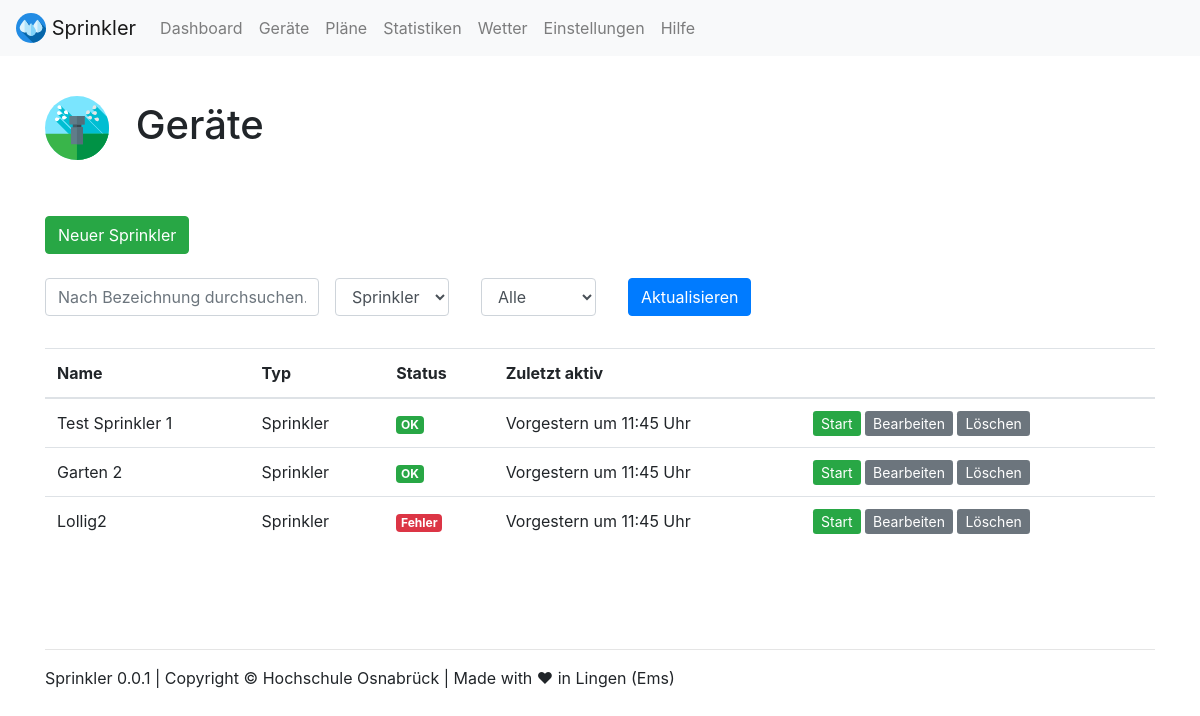
/devices/, run on an earlier commit of the app's database.
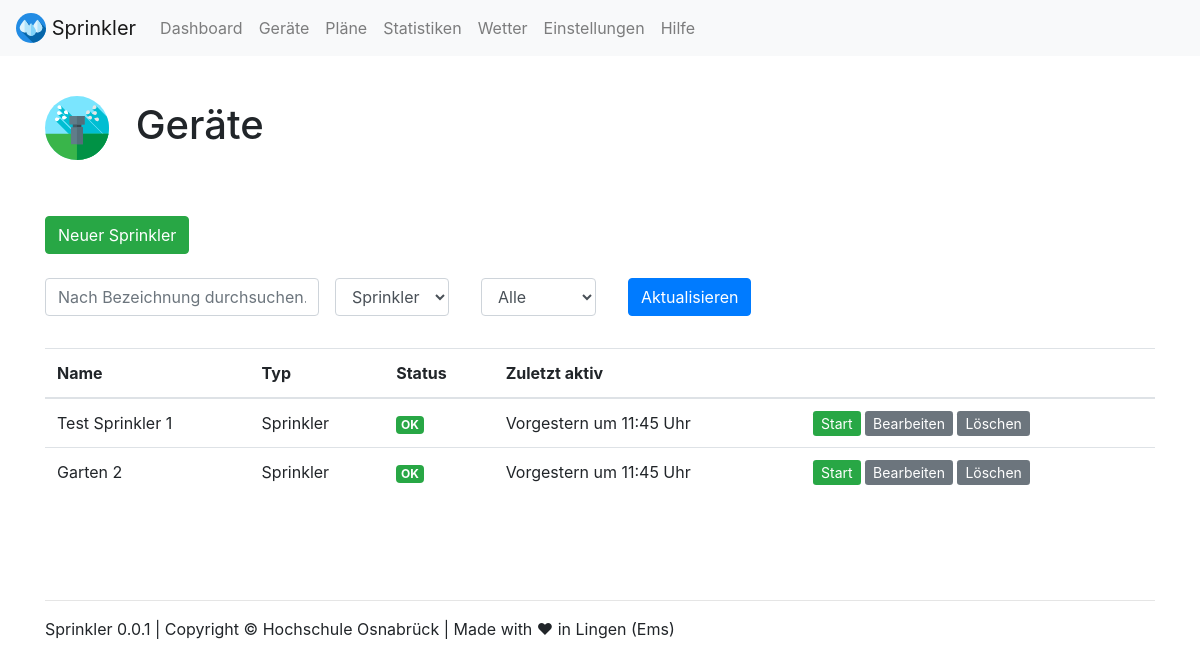
And on a later commit of the database.
### webapp/models.py (models this page shows, shortened)
class Sprinkler(models.Model):
    name = models.CharField(max_length=200)
    status = models.CharField(
        max_length=10,
        choices=STATUS_CHOICES,
        default='OK',
    )
    curr_active = models.BooleanField(default=False)
    device_type = 'Sprinkler'

### webapp/views.py (the view)
# urls.py: path('devices/', views.devices, name='devices'),
def devices(request):
    args = {}
    args['filter_name'] = request.GET.get('name', '')
    args['filter_device'] = request.GET.get('device', '')
    args['filter_status'] = request.GET.get('status', '')
    check = 0
    if args['filter_device'] == 'Pumpe':
        q = Pump.objects
        args['edit_key'] = 2
        args['type_name'] = 'pump'
    if args['filter_device'] == 'Sensor':
        q = Sensor.objects
        args['edit_key'] = 1
        args['type_name'] = 'sensor'
    if args['filter_device'] == 'Sprinkler':
        q = Sprinkler.objects
        args['edit_key'] = 0
        args['type_name'] = 'sprinkler'
    if args['filter_device'] == '':
        q = Sprinkler.objects
        args['edit_key'] = 0
        args['filter_device'] = 'Sprinkler'
        args['type_name'] = 'sprinkler'
    if(args['filter_name']!=''):
        q = q.filter(name__contains=args['filter_name'])
        check = 1
    if(args['filter_status'] == 'OK' or args['filter_status'] == 'Warnung' or args['filter_status'] == 'Fehler'):
        q = q.filter(status__contains=args['filter_status'])
        check = 1
    if(check == 0):
        q = q.all()
    args['devices'] = q
    return TemplateResponse(request, "devices.html", args)

### webapp/templates/devices.html (shortened to what this page needs)
{% load static %}
{% include "views/top.html" %}
<br>
<h1><img src="{% static 'webapp/img/icons/sprinkler.svg' %}" width="64" class="mr-3"> Geräte</h1>
<br><br>
  {% if filter_device == 'Sprinkler' %}<a target="_blank" class="btn btn-success" href="{% url 'device_create' 0 %}" role="button">Neuer Sprinkler</a>{% endif %}
<br>
<br>
<form class="form-inline" method="GET" action="{% url 'devices' %}">
  <div class="form-group mb-2">
    <input value="{{ filter_name }}" name="name" type="text" class="form-control" placeholder="Nach Bezeichnung durchsuchen...">
  </div>
  <div class="form-group mx-sm-3 mb-2">
    <select name="device" id="inputState" class="form-control">
        <option {% if filter_device == 'Sprinkler' %} selected {% endif %}>Sprinkler</option>
    </select>
  </div>
  <div class="form-group mx-sm-3 mb-2">
    <select name="status" id="inputState" class="form-control">
        <option {% if filter_status == 'Alle' %} selected {% endif %}>Alle</option>
    </select>
  </div>
  <div class="form-group mx-sm-3 mb-2">
    <button type="submit" class="btn btn-primary">Aktualisieren</button>
  </div>
</form>
<br>
{% if devices %}
<table class="table table-hover">
  <thead>
    <tr>
      <th scope="col">Name</th>
      <th scope="col">Typ</th>
      <th scope="col">Status</th>
      <th scope="col">Zuletzt aktiv</th>
      <th scope="col"></th>
    </tr>
  </thead>
  <tbody>
    {% for device in devices %}
    <tr {% if device.curr_active == True %} class="table-success" {% endif %}>
      <td scope="row">{{ device.name }}</td>
      <td>{{ device.device_type }}</td>
      <td>
        {% if device.status == 'OK' %}
        <span class="badge badge-success">OK</span>
        {% endif %}
        {% if device.status == 'Fehler' %}
        <span class="badge badge-danger">Fehler</span>
        {% endif %}
      </td>
      <td>Vorgestern um 11:45 Uhr</td>
      <td>
        {% if device.curr_active == False %}
        <a class="btn-sm btn-success" href="{% url 'device_start' edit_key device.id %}" role="button">Start</a>
        {% else %}
        <a class="btn-sm btn-danger" href="{% url 'device_stop' edit_key device.id %}" role="button">Stop</a>
        {% endif %}
        <a class="btn-sm btn-secondary" href="{% url 'device_edit' edit_key device.id %}" role="button">Bearbeiten</a>
        <a onclick="return confirm('Soll das Gerät {{ device.name }} gelöscht werden?')" class="btn-sm btn-secondary" href="{% url 'device_delete' edit_key device.id %}" role="button">Löschen</a>
      </td>
    </tr>
    {% endfor %}
  </tbody>
</table>
{% endif %}
{% include "views/footer.html" %}
{% include "views/bottom.html" %}

### webapp/templates/views/top.html (shortened to what this page needs)
{% load static %}
<!doctype html>
<html lang="de">
  <head>
    <link rel="stylesheet" href="https://stackpath.bootstrapcdn.com/bootstrap/4.5.2/css/bootstrap.min.css">
    <link rel="stylesheet" type="text/css" href="{% static 'webapp/css/style.css' %}">
  </head>
  <body>
    <nav class="navbar navbar-expand-lg navbar-light bg-light">
      <a class="navbar-brand" href="{% url 'index' %}">
        <img src="{% static 'webapp/img/icons/drops.svg' %}" width="30" height="30" class="d-inline-block align-top" alt="" loading="lazy">
        Sprinkler
      </a>
      <div class="collapse navbar-collapse" id="navbarNavAltMarkup">
        <div class="navbar-nav">
          <a class="nav-link" href="{% url 'dashboard' %}">Dashboard</a>
          <a class="nav-link" href="{% url 'devices' %}">Geräte</a>
          <a class="nav-link" href="{% url 'plans' %}">Pläne</a>
          <a class="nav-link" href="{% url 'statistics' %}">Statistiken</a>
          <a class="nav-link" href="{% url 'weather' %}">Wetter</a>
          <a class="nav-link" href="{% url 'settings' %}">Einstellungen</a>
          <a class="nav-link" href="{% url 'help' %}">Hilfe</a>
        </div>
      </div>
    </nav>
    <div class="container mt-3">

### webapp/templates/views/footer.html
{% load static %}
<br><br><br>
<hr>
Sprinkler 0.0.1 | Copyright © Hochschule Osnabrück | Made with ❤ in Lingen (Ems)

### webapp/templates/views/bottom.html (shortened to what this page needs)
{% load static %}
		</div>
  </body>
</html>

What changed in the data, as far as the page shows it:
removed Sprinkler: name "Lollig2", device_type "Sprinkler", status "Fehler", curr_active "Start"
